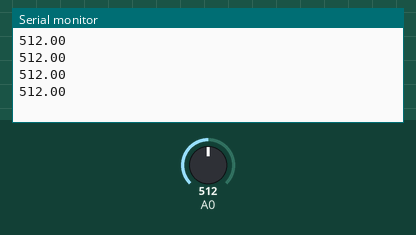
A sketch run on a simulated Arduino Uno, built with avr-gcc and run on an emulated ATmega328P. Shown: the last lines printed to the serial monitor. The test bench sets the inputs (shaded band); at power-on: A0 = 512.

Above: at 1.2 s.
1.3 s: A0 set to 716
At 1.71 s:
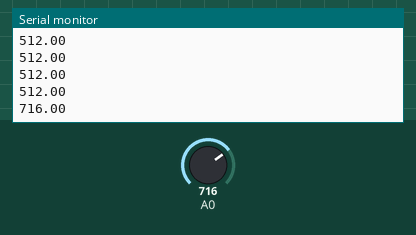
2.8 s: A0 set to 900
At 2.91 s:
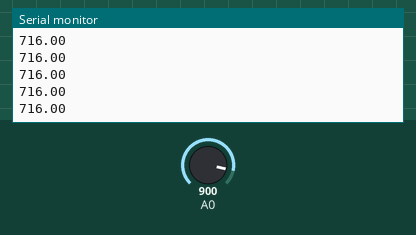
Timing chart, 0 to 5.8 s (numbered marks = the images above; inputs shaded):
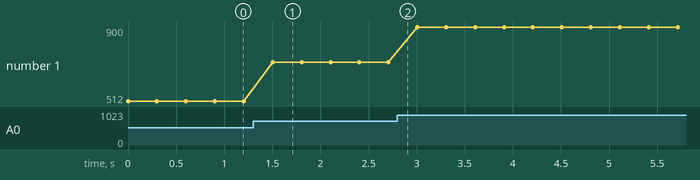

Measured:
- after the input at 1.3 s, the serial monitor: prints a new line after 0.20 s (image 1)
- plotted number 1: 512 → 716 after the input at 1.3 s, 716 → 900 after the input at 2.8 s

The sketch:

Ak_m__l_er_devre.ino
```cpp
float amper_filtre=0;
void setup() {
 Serial.begin(57600);

}
void loop() {

  float val=analogRead(A0);
  float amp=val*0.0274;

  amper_filtre = amper_filtre * 0.8 + amp * 0.2;

  Serial.println(val);
  delay(300);
}
```
